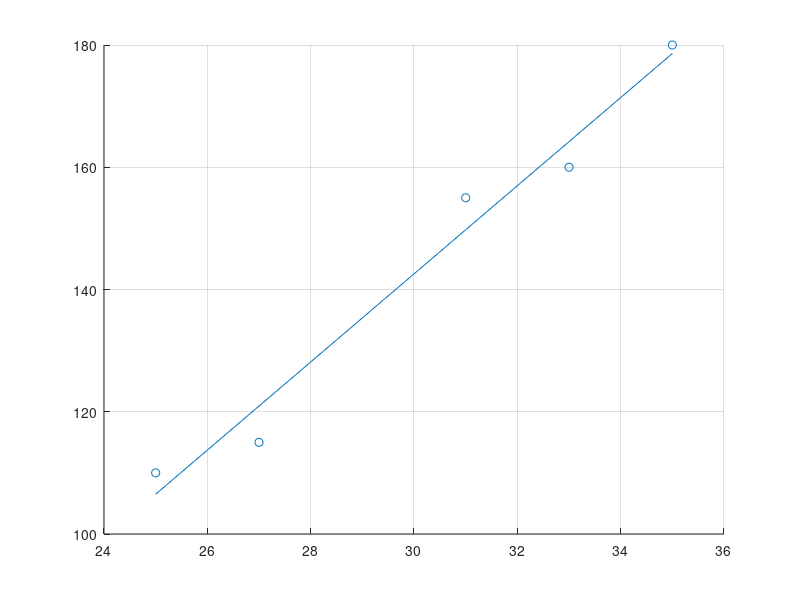

Write MATLAB code to recreate this figure.
clc

x = [25,27,31,33,35]';
y = [110,115,155,160,180]';
X = [x ones(5,1)];

# A = inv(X'*X)*X'*y
A = (X'*X)\(X'*y)

a = A(1,1);
b = A(2,1);
y1 = a*x + b;

scatter(x,y);
grid on
hold on;
plot(x,y1);
hold on;
